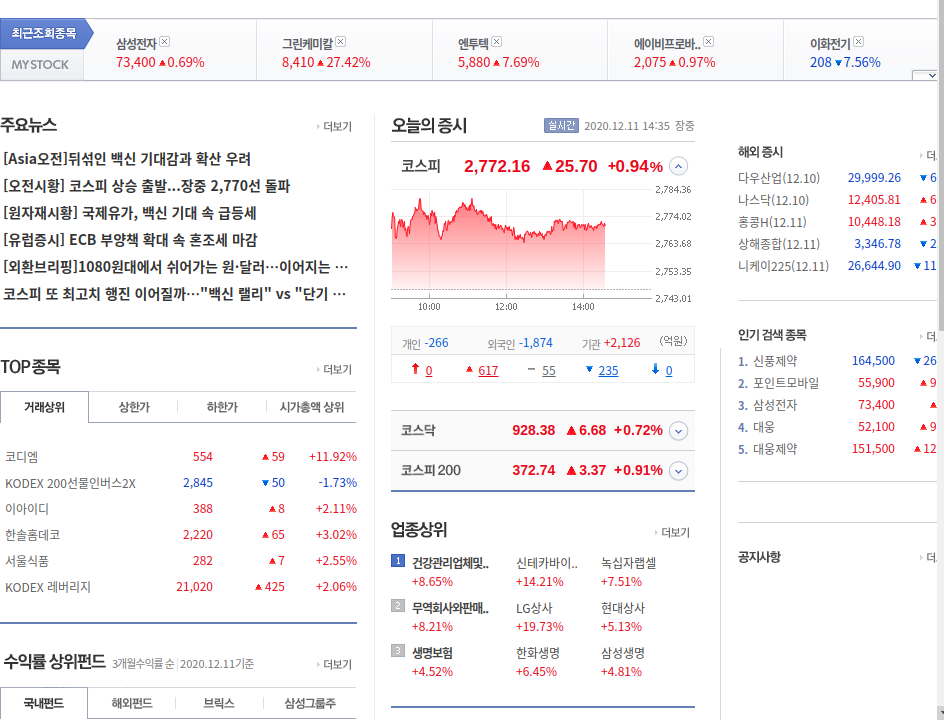
#> input picture datas/images/stockshot.png, 944 x 720 px
$ python PytesseractwithKorea.py
#> lines starting #> are read from the running program, lines starting #| are printed output that depends on the picture
import pytesseract
from pytesseract import Output
import cv2 as cv

def main():
    img = cv.imread('datas/images/stockshot.png',cv.IMREAD_GRAYSCALE)
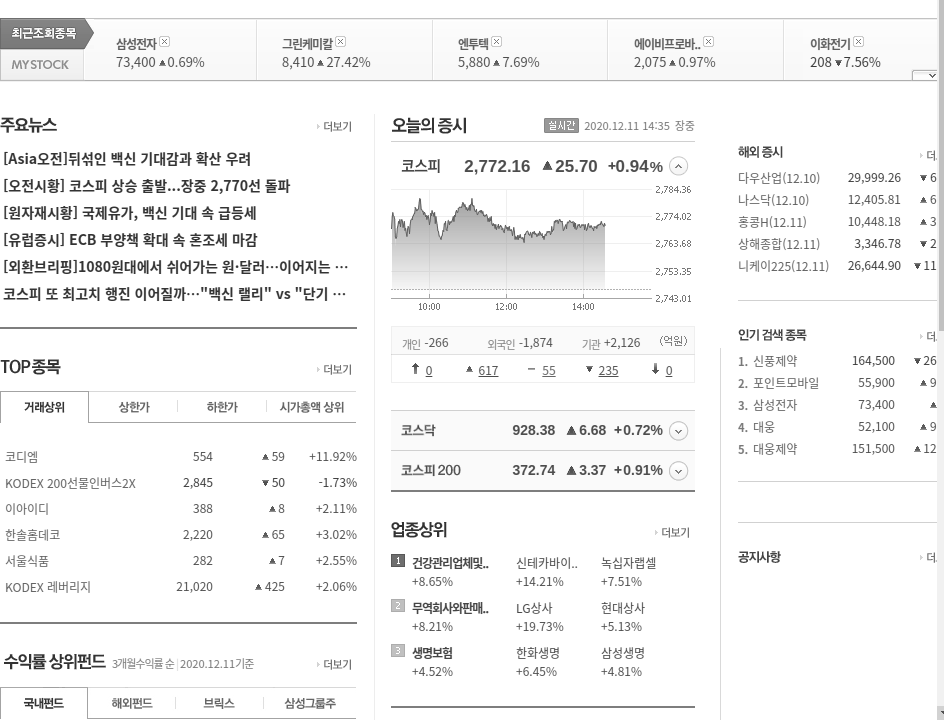
#> img: shape (720, 944); min 51, max 255, mean 243.8
    # img = cv.cvtColor(img,cv.COLOR_RGB2GRAY)
    img = holding(img)
    c_config = r'--oem 3 --psm 6 -l eng'
    w_string = pytesseract.image_to_string(img)
    words = pytesseract.image_to_data(img,config=c_config,output_type=Output.DICT)

    n_boxes = len(words['text'])
    for i in range(n_boxes):
        if int(words['conf'][i])>30:
            x,y,w,h = (words['left'][i],words['top'][i],words['width'][i],words['height'][i])
            img = cv.rectangle(img,(x,y),(x+w,y+h),(0,255,0),2)
    cv.imshow('#',img)
    cv.waitKey(0)
    print()

def holding(img):
    return cv.threshold(img,127,255,8)[1]
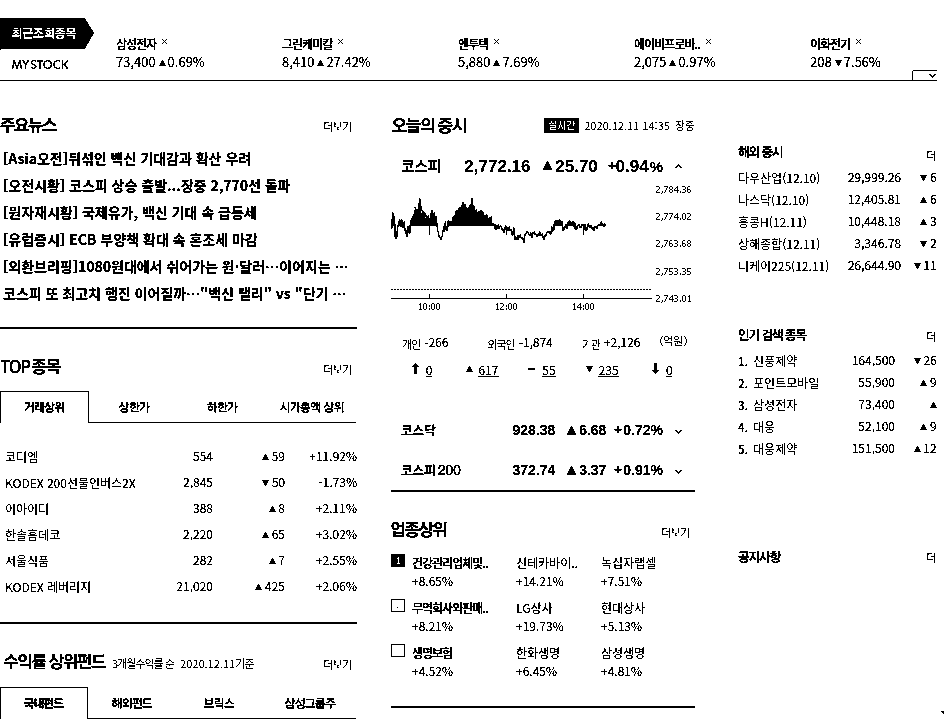
#> returned value: shape (720, 944); 93.6% white; black in thin lines or dots

if __name__ == "__main__":
    main()
#> (the call stopped at in main, `w_string = pytesseract.image_to_string(img)`: pytesseract is not available in this run)
